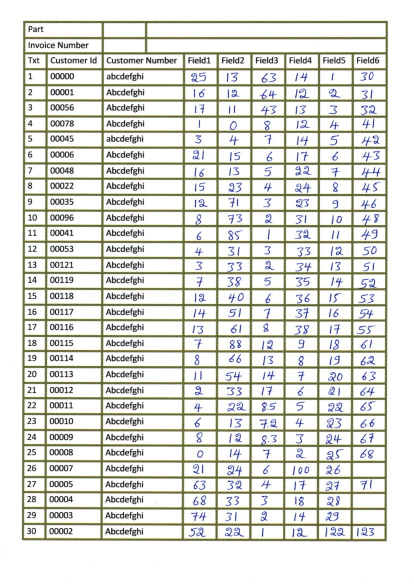
#> input picture 59580304-extract-field-from-table/1.jpg, 827 x 1169 px (shown at 1/2 size)
$ python extract_field_from_table.py
#> lines starting #> are read from the running program, lines starting #| are printed output that depends on the picture; after the words box and inside, x2 and y2 are one past the last pixel; in counts of white or black regions, pixels touching at a corner belong together
import cv2
import numpy as np
from imutils import contours

# Load image, grayscale, Otsu's threshold
image = cv2.imread('1.jpg')
#> image is the input picture: shape (1169, 827, 3); mean B, G, R 214.5, 221.2, 220.4
original = image.copy()
gray = cv2.cvtColor(image, cv2.COLOR_BGR2GRAY)
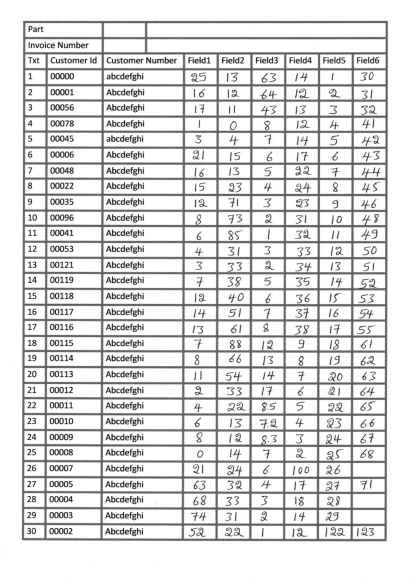
#> gray: shape (1169, 827) (shown at 1/2 size); min 2, max 255, mean 220.2
thresh = cv2.threshold(gray, 0, 255, cv2.THRESH_BINARY_INV + cv2.THRESH_OTSU)[1]
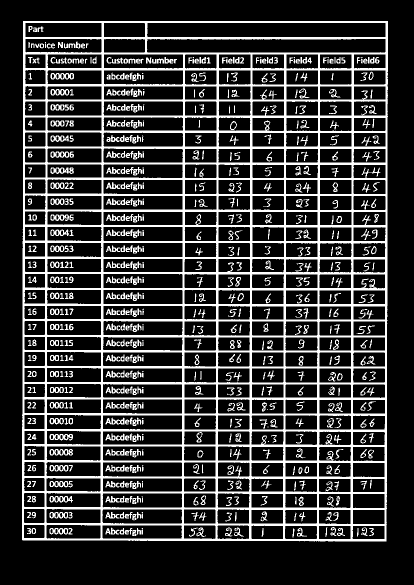
#> thresh: shape (1169, 827) (shown at 1/2 size); 21% white; 695 white regions (46 under 20 px), largest, box (x1, y1, x2, y2) and area: (44, 42, 776, 1083) 149242, (101, 146, 148, 159) 377, (99, 898, 146, 911) 374

# Remove text characters with morph open and contour filtering
kernel = cv2.getStructuringElement(cv2.MORPH_RECT, (3,3))
opening = cv2.morphologyEx(thresh, cv2.MORPH_OPEN, kernel, iterations=1)
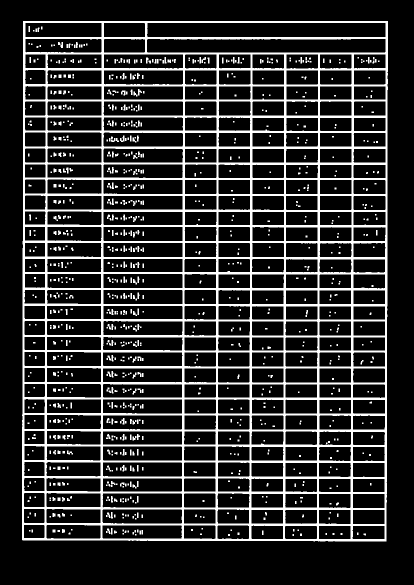
#> opening: shape (1169, 827) (shown at 1/2 size); 17.3% white; 1086 white regions (748 under 20 px)
cnts = cv2.findContours(opening, cv2.RETR_TREE, cv2.CHAIN_APPROX_SIMPLE)
#> cnts = 1371 contours, 902 with area under 20; largest, box (x1, y1, x2, y2) and area: (44, 42, 776, 1083) 756710, (293, 45, 772, 75) 13835, (293, 77, 772, 106) 13070, (206, 202, 367, 232) 4612, (206, 579, 366, 609) 4608
cnts = cnts[0] if len(cnts) == 2 else cnts[1]
for c in cnts:
    area = cv2.contourArea(c)
    if area < 500:
        cv2.drawContours(opening, [c], -1, (0,0,0), -1)
#> this loop made 1371 passes
#> area on passes 1, 2, 5: 756710, 1731, 1726
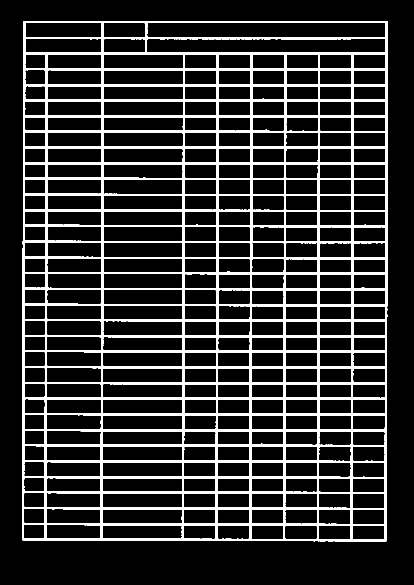
#> opening: shape (1169, 827) (shown at 1/2 size); 15.2% white; 1 white region, box (x1, y1, x2, y2) and area: (44, 42, 776, 1083) 147069

# Repair table lines, sort contours, and extract ROI
close = 255 - cv2.morphologyEx(opening, cv2.MORPH_CLOSE, kernel, iterations=1)
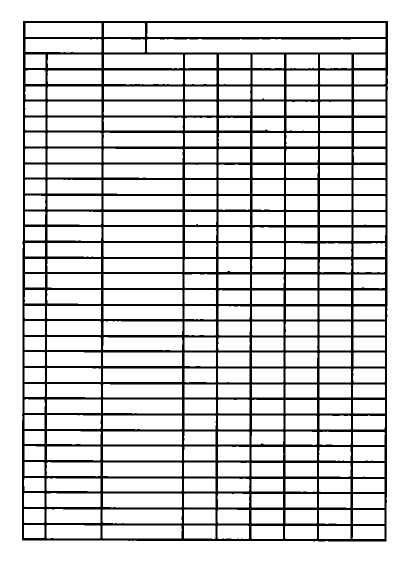
#> close: shape (1169, 827) (shown at 1/2 size); 84.7% white; 1 black region
cnts = cv2.findContours(close, cv2.RETR_TREE, cv2.CHAIN_APPROX_SIMPLE)
#> cnts = 287 contours; largest, box (x1, y1, x2, y2) and area: (0, 0, 827, 1169) 964768, (43, 41, 777, 1084) 760261, (294, 46, 771, 74) 12828, (294, 78, 771, 105) 12048, (207, 203, 366, 231) 4242
cnts = cnts[0] if len(cnts) == 2 else cnts[1]
(cnts, _) = contours.sort_contours(cnts, method="top-to-bottom")
for c in cnts:
    area = cv2.contourArea(c)
    if area < 25000:
        x,y,w,h = cv2.boundingRect(c)
        cv2.rectangle(image, (x, y), (x + w, y + h), (36,255,12), -1)
        ROI = original[y:y+h, x:x+w]

        # Visualization
        cv2.imshow('image', image)
        cv2.imshow('ROI', ROI)
        cv2.waitKey(20)
#> this loop made 287 passes
#> (c, area, x, y, w, h) on passes 5, 9, 13, 17, 27, 28, 29, 32, 57: ([[51, 46], [51, 73], [202, 73], [202, 46]], 4077, 51, 46, 152, 28), ([[708, 109], [708, 135], [770, 135], [770, 109]], 1612, 708, 109, 63, 27), ([[438, 109], [438, 135], [500, 135], [500, 109]], 1612, 438, 109, 63, 27), ([[51, 109], [51, 135], [90, 135], [90, 109]], 1014, 51, 109, 40, 27), ([[708, 173], [708, 198], [770, 198], [770, 173]], 1550, 708, 173, 63, 26), ([[640, 173], [640, 198], [702, 198], [702, 173]], 1550, 640, 173, 63, 26), ([[573, 173], [573, 198], [635, 198], [635, 173]], 1550, 573, 173, 63, 26), ([[370, 173], [370, 198], [432, 198], [432, 173]], 1550, 370, 173, 63, 26), ([[708, 266], [708, 292], [770, 292], [770, 266]], 1612, 708, 266, 63, 27)
#> (area, x, y, w, h) on passes 3, 4, 6, 7, 8, 10: (12828, 294, 46, 477, 28), (2186.5, 208, 46, 82, 28), (12047.5, 294, 78, 477, 27), (2080.5, 208, 78, 82, 27), (3839.5, 51, 78, 152, 27), (1638, 640, 109, 63, 28)
#> pass 3, `ROI = original[y:y+h, x:x+w]`:
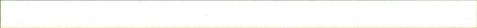
#> ROI: shape (28, 477, 3); mean B, G, R 249.5, 252.4, 252
#> after the loop:
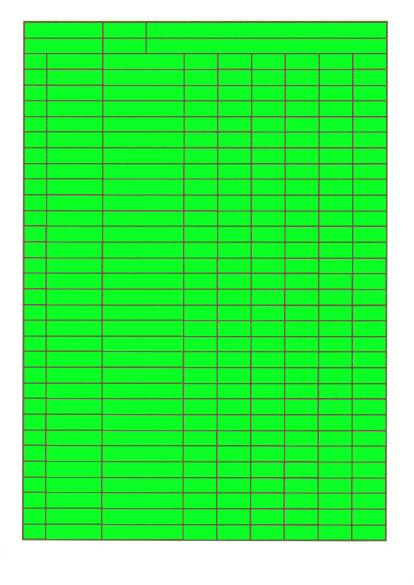
#> image: shape (1169, 827, 3) (shown at 1/2 size); mean B, G, R 87.1, 238.5, 75.3

cv2.imshow('opening', opening)
cv2.imshow('close', close)
cv2.imshow('image', image)
cv2.waitKey()
